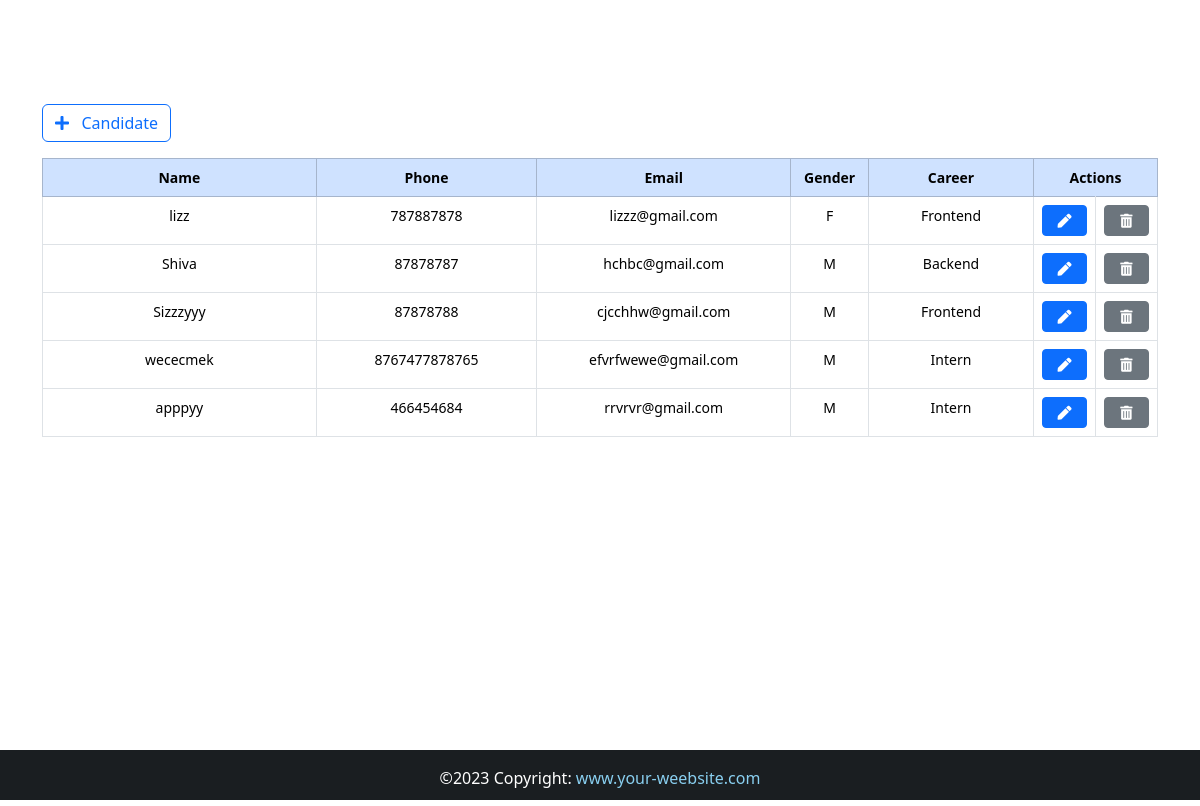
The page / on the database its author committed.
### app/models.py (models this page shows, shortened)
class Candidate(models.Model):
    name= models.CharField(max_length=50)
    phone= models.CharField(max_length=25)
    email= models.CharField(max_length=50)
    gender= models.CharField(max_length=1, null=True, choices=GENDER)
    career= models.CharField(max_length=50, null=True, choices=CAREER)

### app/views.py (the view)
# urls.py: path('',views.Read.as_view(),name="read"),
class Read(ListView):
    model= Candidate
    queryset = Candidate.objects.all()

### app/templates/app/candidate_list.html
{% extends 'app/base.html' %}
{% block content %}
<div class="container">
    <a href="{% url 'create' %}" class="btn btn-outline-primary mb-3 mt-5">
        <i class="fas fa-plus"></i>&nbsp;&nbsp; Candidate
    </a>
    <table class="table table-bordered" style="text-align: center; font-size: 14px;">
        <thead class="table-primary">
            <tr>
                <th style="width:25%;">Name</th>
                <th style="width:20%;">Phone</th>
                <th style="width:23%;">Email</th>
                <th style="width:7%;">Gender</th>
                <th style="width:15%;">Career</th>
                <th colspan="2" style="width:10%;">Actions</th>
            </tr>
        </thead>
        {% for candidate in object_list %}
        <tr>
            <td>{{ candidate.name }}</td>
            <td>{{ candidate.phone }}</td>
            <td>{{ candidate.email }}</td>
            <td>{{ candidate.gender }}</td>
            <td>{{ candidate.career }}</td>
            <td>
                <a href="{% url 'update' pk=candidate.id %}" class="btn btn-primary btn-sm" style="width: 45px;">
                    <i class="fas fa-pen"></i>
                </a>
            </td>
            <td>
                <a href="{% url 'delete' pk=candidate.id %}" class=" btn btn-secondary btn-sm" style="width: 45px;">
                    <i class="fas fa-trash-alt"></i>
                </a>
            </td>
        </tr>
        {% endfor %}
    </table>
</div>
{% endblock content %}

### app/templates/app/base.html (shortened to what this page needs)
{% load static %}
<!DOCTYPE html>
<html lang="en">
<head>
    <link href="https://cdn.jsdelivr.net/npm/bootstrap@5.3.2/dist/css/bootstrap.min.css" rel="stylesheet">
    <link rel="stylesheet" href="https://cdnjs.cloudflare.com/ajax/libs/font-awesome/5.15.4/css/all.min.css" />
    <link href={% static "css/style.css" %} rel="stylesheet">
</head>
<body>
    <div class="wrapper">
        <header>
            <nav class="navbar navbar-expand-lg navbar-dark navbar {% block navbar %}{% endblock navbar %}">
                <a class="navbar-brand flex-grow-1 text-center">
                    {% block nav-content %}
                    <i class="fas fa-user-friends"></i>&nbsp;&nbsp; List os CANDIDATES
                    {% endblock nav-content %}
                </a>
            </nav>
        </header>
        {% block content %}{% endblock content %}
    </div>
    <footer class="bg-dark text-center text-lg-start" id="footer" style="color: #fff;">
        <div class="text-center p-3" style="background-color: rgba(0, 0, 0, 0.2);">
            &copy;{% now "Y" %} Copyright:
            <a class="text-light" style="text-decoration: none;">
                <span {% block footer %} style="color: #89cff0;" {% endblock footer %}>www.your-weebsite.com</span>
            </a>
        </div>
    </footer>
</body>
</html>

### app/static/css/style.css (style rules this page uses)
html, body { height: 100%; margin: 0; max-width: 100%; overflow: hidden; }
.wrapper { min-height: 100%; margin-bottom: -50px; }

### rows shown on the page
Candidate: name "lizz", phone "787887878", email "lizzz@gmail.com", gender "F", career "Frontend"
Candidate: name "Shiva", phone "87878787", email "hchbc@gmail.com", gender "M", career "Backend"
Candidate: name "Sizzzyyy", phone "87878788", email "cjcchhw@gmail.com", gender "M", career "Frontend"
Candidate: name "wececmek", phone "8767477878765", email "efvrfwewe@gmail.com", gender "M", career "Intern"
Candidate: name "apppyy", phone "466454684", email "rrvrvr@gmail.com", gender "M", career "Intern"
